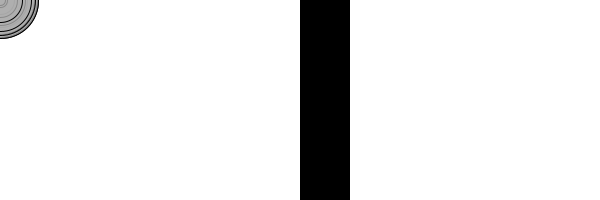
Frame 1 (no input)
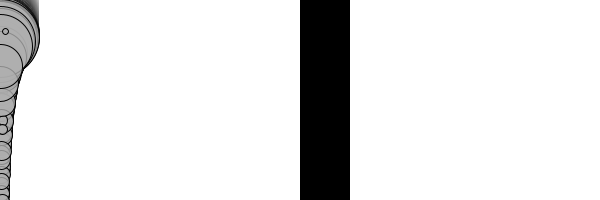
Frame 60 (the mouse pressed at the canvas centre just before this capture)
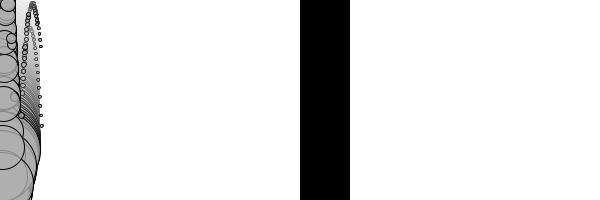
Frame 120 (the mouse held since frame 60 and released just before this capture)

The Processing sketch that drew these frames (run headless with seeded random() and noise(); from frame 60 on, the mouse is pressed at the canvas centre):

// Processing sketch: _02forces_many_drag2
// ── _02forces_many_drag2.pde
Mover[] movers = new Mover[100];

Liquid liquid;

void setup() {
  size(600,200);
  smooth();
  background(255);
  for (int i = 0; i < movers.length; i++) {
    movers[i] = new Mover(random(0.1,5),0,0); 
  }
  liquid = new Liquid(300,0,50,200,0.005);
}

void draw() {
  noStroke();
  fill(255,10);
  rect(0,0,width,height);

  liquid.display();

  PVector wind = new PVector(0.001,0);
  PVector gravity = new PVector(0,0.1);
  for (int i = 0; i < movers.length; i++) {

    if (movers[i].isInside(liquid)) {
      movers[i].drag(liquid);
    }

    movers[i].applyForce(wind);
    movers[i].applyForce(gravity);

    movers[i].update();
    movers[i].display();
    movers[i].checkEdges();
  }


}











// ── Liquid.pde
class Liquid {

  float x;
  float y;
  float w;
  float h;
  float c;

  Liquid(float x_, float y_, float w_, float h_, float c_) {
    x = x_;
    y = y_;
    w = w_;
    h = h_;
    c = c_;
  }

  void display() {
    noStroke();
    fill(0);
    rect(x,y,w,h);
  }

}


// ── Mover.pde
class Mover {

  PVector location;
  PVector velocity;
  PVector acceleration;
  float mass;

  Mover(float m, float x , float y) {
    mass = m;
    location = new PVector(x,y);
    velocity = new PVector(0,0);
    acceleration = new PVector(0,0);
  }

  boolean isInside(Liquid l) {
    if (location.x > l.x && location.x < l.x + l.w && location.y > l.y && location.y < l.y + l.h) {
      return true;
    }  else {
      return false;
    }
  }

  void drag(Liquid l) {
    float speed = velocity.mag();
    float dragMagnitude = -1 * l.c * speed * speed;

    PVector drag = velocity.get();
    drag.normalize();
    drag.mult(dragMagnitude);
    
    applyForce(drag);
  }
  
  
  void applyForce(PVector force) {
    PVector f = PVector.div(force,mass);
    acceleration.add(f);
  }
  
  void update() {
    velocity.add(acceleration);
    location.add(velocity);
    acceleration.mult(0);
  }

  void display() {
    stroke(0);
    fill(175,200);
    ellipse(location.x,location.y,mass*16,mass*16);
  }

  void checkEdges() {

    if (location.x > width) {
      location.x = 0;
    } else if (location.x < 0) {
      location.x = width;
    }

    if (location.y > height) {
      velocity.y *= -1;
      location.y = height;
    }

  }

}
